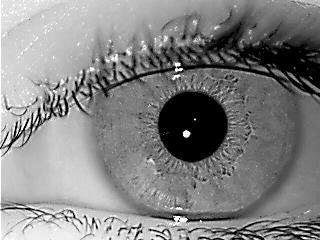
%> input picture dataset/(1).bmp, 320 x 240 px
$ octave main.m   (GNU Octave 9; MATLAB toolbox functions it lacks are replaced by stand-ins)
%> lines starting %> are read from the running program, lines starting %| are printed output that depends on the picture; in (x1, y1, x2, y2) boxes, pixels count from 0 and x2, y2 are one past the last pixel; in counts of white or black regions, pixels touching at a corner belong together; the program's own positions count from 1
clc
close all
clear all
tic

img = imread('dataset/(1).bmp');
%> img is the input picture: size 240x320x3 uint8; min 0, max 255, mean 131

if ndims(img) == 3
    img = rgb2gray(img);
%> img: size 240x320 uint8
end
[W, L] = size(img);
%> W = 240; L = 320

%% Iris inner contour - Pupil

H = imhist(img);
%> H = 256 values, max 4625 at index 1, min 38 at index 248, mean 300
%plot(H);
[~,indexes] = findpeaks(H);
%> indexes = 75 values from 6 to 253
omega = indexes(1);
%> omega = 6

s0 = L - 0.25 * W;
%> s0 = 260

xs = 0.25 * W : 30 : s0;
%> xs = [60 90 120 150 180 210 240]
ys = [0.25 * W, 0.5 * W, 0.75 * W];
%> ys = [60 120 180]

k = 1 : 0.5 * omega;
%> k = [1 2 3]

index = 1;

for i2 = ys
    for i1 = xs

        SW = img(round(i2 - 0.25 * W + 1 : i2 + 0.25 * W)  ,round(i1 - 0.25 * W + 1 : i1 + 0.25 * W));

        for row = 1 : size(SW, 1)
            for col = 1 : size(SW, 2)

                Landa = omega + k;
                if SW(row, col) < Landa
                    BW(row, col) = 1;
                else
                    BW(row, col) = 0;
                end
            end
        end

        BW = logical(BW);
        BW = imfill(BW, 'holes');
        se = strel('disk',3);
        BW = imopen(BW, se);

        % [8 lines of commented-out code are left out]
        rp = regionprops(BW, 'BoundingBox', 'Area' , 'PixelList');

        if size(rp,1) > 0
            for j = 1 : size([rp.Area],2)

                x_min = min(rp(j).PixelList(:,1));
                y_min = min(rp(j).PixelList(:,2));
                x_max = max(rp(j).PixelList(:,1));
                y_max = max(rp(j).PixelList(:,2));

                b1 = max(x_max - x_min, y_max - y_min);
                b2 = min(x_max - x_min, y_max - y_min);

                % roundness test
                if (0.6 * b1 <= b2 && b2 <= b1)

                    %rectangle('Position', rp(j).BoundingBox,'EdgeColor','red','LineWidth',2);

                    % Radius detected object
                    round_object(index).r0 = abs(round(0.5 * (0.5 * (x_max - x_min) + 0.5 * (y_max - y_min))));

                    % Number of pixel in detected object
                    K0 = rp(j).Area;

                    x_offset = i1 - 0.25 * W;
                    y_offset = i2 - 0.25 * W;

                    % center of detected object
                    round_object(index).x0 = round((sum(rp(j).PixelList(:,1) + x_offset)) / K0);
                    round_object(index).y0 = round((sum(rp(j).PixelList(:,2) + y_offset)) / K0);
                    index = index + 1;
                end
            end
        end
        close all
    end
end
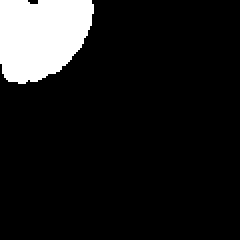
%> BW: size 120x120 logical (shown 2 times larger); 11% white; 1 white region, box (x1, y1, x2, y2) and area: (0, 0, 47, 42) 1589
%> after the loop, K0 = 1589; b1 = 46; b2 = 41; index = 18; round_object = 17 items; first 5, r0, x0 and y0: 11 172 111, 3 221 46, 3 221 46, 5 247 53, 8 264 56; x_max = 47; x_min = 1; x_offset = 180; y_max = 42; y_min = 1; y_offset = 120

[~, i] = max([round_object.r0]);
%> i = 11
rp = round_object(i).r0;
%> rp = 34
xp = round_object(i).x0;
%> xp = 193
yp = round_object(i).y0;
%> yp = 127

% figure;
% imshow(img);
% viscircles([xp, yp], rp, 'Color','w');

%% Iris outer contour Detection

% Extract a sub image
xp2 = xp;
%> xp2 = 193
yp2 = yp;
%> yp2 = 127
rp2 = rp;
%> rp2 = 34

if(xp > rp * 4)
    x_start = xp - rp * 4;
%> x_start = 57
    xp2 = rp * 4;
%> xp2 = 136
else
    x_start = 1;
end

if(L - xp >= rp * 4)
    x_end = xp + rp * 4;
else
    x_end = L;
%> x_end = 320
end

if(yp > rp * 4)
    y_start = yp - rp * 4;
    yp2 = rp * 4;
else
    y_start = 1;
end

if(W - yp >= rp * 4)
    y_end = yp + rp * 4;
else
    y_end = W;
%> y_end = 240
end

s = img(y_start : y_end, x_start : x_end);
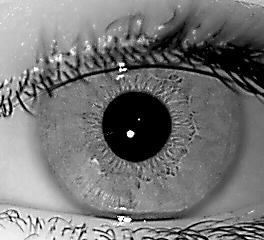
%> s: size 240x264 uint8; min 0, max 255, mean 117.7
% imshow(s);

S_o = imcomplement(s);
S_o = imfill(S_o, 'holes');
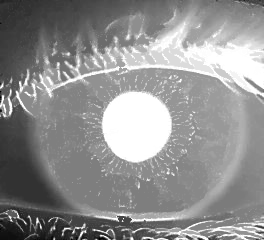
%> S_o: size 240x264 uint8; min 0, max 255, mean 143.1
S_o = imcomplement(S_o);
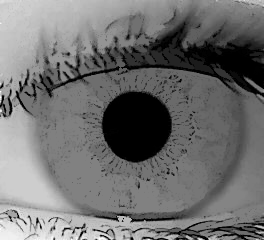
%> S_o: size 240x264 uint8; min 0, max 255, mean 111.9
% imshow(S_o);

s_0_hat = medfilt2(S_o,[15,15]);
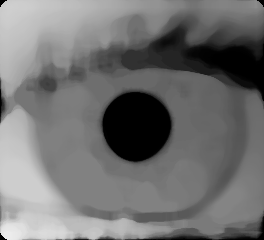
%> s_0_hat: size 240x264 uint8; min 0, max 236, mean 113.7
% imshow(s_0_hat);

d1 = double(min(min(s_0_hat)));
%> d1 = 0
d2 = double(max(max(s_0_hat)));
%> d2 = 236

s_m = round(255 * ((double(s_0_hat) - d1) / (d2 - d1)));
s_m = uint8(s_m);
%> s_m: size 240x264 uint8
% [5 lines of commented-out code are left out]

%%
Gray_level_Intensity = smooth(double(s_m(xp2, yp2 : -1 : 1)));
%> Gray_level_Intensity = 127 values, max 210 at index 121, min 0 at index 1, mean 127.3

figure;
subplot(2,2,1);
imshow(s_m);

subplot(2,2,2);
plot(1:size(Gray_level_Intensity,1), Gray_level_Intensity);
xlabel('Pixels along the radial segment');
ylabel('Gray Level Intensity');
title('Gray Level Transition along the Pupil to Irris Region')

Gradient = abs(smooth(gradient(double(Gray_level_Intensity))));
%> Gradient = 127 values, max 20.16 at index 24, min 0 at index 1, mean 1.7
subplot(2,2,3);
plot(1:size(Gradient,1),Gradient);
xlabel('Pixels taken along the radial segment');
ylabel('Gradient');
title('Peak Reprensenting a Point Located at the Irris Inner Contour');
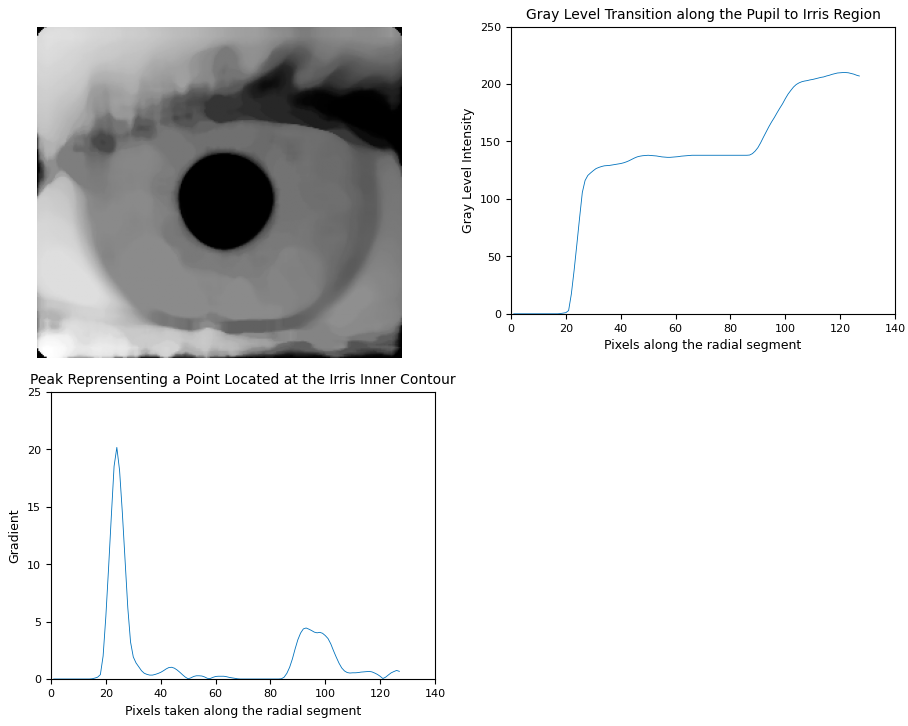
%> figure redrawn from the program's plot data, 3 panels

s_sld = imresize(s_m, 0.5);

xp_sld = xp2 / 2;
%> xp_sld = 68
yp_sld = yp2 / 2;
%> yp_sld = 63.5
rp_sld = rp2 / 2;
%> rp_sld = 17

% Search for the outer (limbus) boundary of the iris, using the result for the inner (pupil) boundary

[W, L] = size(s_sld);
s_sld = im2double(s_sld);
%> s_sld: size 120x132 double
min_r = round(rp_sld * 1.5);
%> min_r = 26
max_r = round(rp_sld * 3.5);
%> max_r = 60
h = [];
angels = 0 : 0.05 : 2 * pi;
R = min_r : max_r;
%> R = 35 values from 26 to 60
for r = R

    Sum = 0;
    for ang = angels
        y = round(yp_sld - cos(ang) * r);
        x = round(xp_sld + sin(ang) * r);
        if y < 1
            y = 1;
        elseif y > W
            y = W;
        end
        if x < 1
            x = 1;
        elseif x > L
            x = L;
        end
        Sum = Sum + s_sld(y,x);
    end
    h(end + 1) = Sum;
end
%> this loop made 35 passes
%> after the loop, h = 35 values, max 68.85 at index 31, min 54.44 at index 22, mean 59.17

h = diff(h);
%> h = 34 values, max 2.42 at index 25, min -0.957 at index 31, mean 0.239

% BLURRING
f = fspecial('gaussian', 3, 2);
IDO = abs(convn(h, f, 'same'));
%> IDO = 34 values, max 0.749 at index 25, min 0.013 at index 34, mean 0.228
[~ , i] = max(IDO(:));
%> i = 25
r_out = R(i);
%> r_out = 50

r_out = 2 * r_out;
%> r_out = 100

% plot
figure
imshow(s);
title('Iris Detection');
viscircles([xp2, yp2], rp2,'EdgeColor','w');
viscircles([xp2, yp2], r_out,'EdgeColor','w');
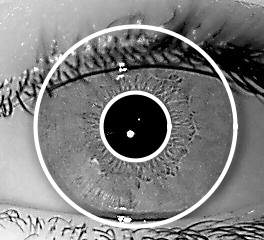
%> figure redrawn from the program's plot data; its title reads 'Iris Detection'
toc

$ run again, with dataset/(12).bmp copied over dataset/(1).bmp
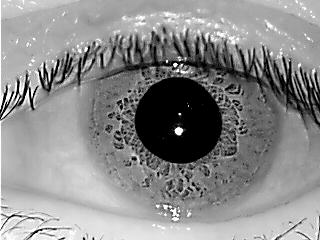
%> input picture dataset/(12).bmp, 320 x 240 px
%> img is the input picture: size 240x320x3 uint8; min 0, max 255, mean 138.8
%> img: size 240x320 uint8
%> H = 256 values, max 5502 at index 1, min 41 at index 250, mean 300
%> indexes = 72 values from 11 to 253
%> omega = 11
%> k = [1 2 3 4 5]
%> after the loop `for i2 = ys`: K0 = 1392; b1 = 42; b2 = 41; index = 10; round_object = 9 items; first 5, r0, x0 and y0: 21 161 102, 20 198 103, 5 290 88, 40 176 121, 43 179 121; x_max = 42; x_min = 1; x_offset = 180; y_max = 43; y_min = 1; y_offset = 120
%> `[~, i] = max([round_object.r0]);`: i = 5
%> rp = 43
%> xp = 179
%> yp = 121
%> `xp2 = xp;`: xp2 = 179
%> yp2 = 121
%> rp2 = 43
%> x_start = 7
%> `xp2 = rp * 4;`: xp2 = 172
%> d1 = 0
%> d2 = 227
%> Gray_level_Intensity = 121 values, max 204 at index 32, min 159.3 at index 2, mean 194.6
%> Gradient = 121 values, max 3.46 at index 26, min 0 at index 35, mean 0.53
%> xp_sld = 86
%> yp_sld = 60.5
%> rp_sld = 21.5
%> min_r = 32
%> max_r = 75
%> R = 44 values from 32 to 75
%> the loop `for r = R` made 44 passes
%> after the loop `for r = R`: h = 44 values, max 93.6 at index 39, min 56.31 at index 1, mean 79.89
%> `h = diff(h);`: h = 43 values, max 2.89 at index 11, min -0.486 at index 43, mean 0.836
%> IDO = 43 values, max 0.94 at index 11, min 0.00314 at index 38, mean 0.321
%> `[~ , i] = max(IDO(:));`: i = 11
%> `r_out = R(i);`: r_out = 42
%> `r_out = 2 * r_out;`: r_out = 84
%> `viscircles([xp2, yp2], r_out,'EdgeColor','w');`:
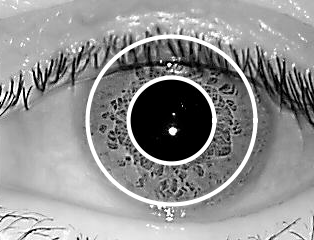
%> figure redrawn from the program's plot data; its title reads 'Iris Detection'
